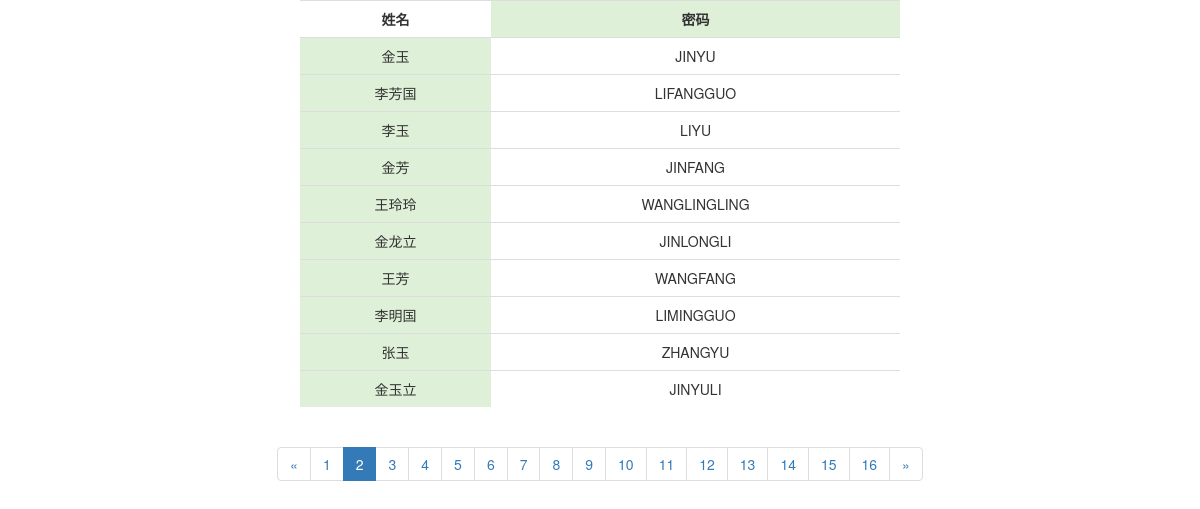
Screenshot of /?page=2 with the database file from the repository.
### testone/models.py (models this page shows)
class User(models.Model):
    name = models.CharField(max_length=20)
    password=models.CharField(max_length=30)

### testone/views.py (the view)
# urls.py: path("",views.index,name="index"),
def index(request):
    user_list=User.objects.all()
    paginator=Paginator(user_list,10)
    page=request.GET.get("page")
    currentPage=page;
    try:
        users=paginator.page(page)
    except PageNotAnInteger as identifier:
        users=paginator.page(1)
    except EmptyPage:
        users=paginator.page(paginator.num_pages)
    users.paginator
    paginator.page_range
    return render(request,"index.html",{"users":users})

### testone/templates/index.html (shortened to what this page needs)
{% load staticfiles %}
<!DOCTYPE html>
<html lang="en">
<head>
    <link rel="stylesheet" href="{% static '/bootstrap.min.css' %}">
</head>
<body>
<center>
        {% with paginator=users.paginator c=9 %}
    <table class="table table-hover  text-center" style="display: 0 auto;width: 50%;">
        <tr><th>姓名</th><th class="success">密码</th></tr>
        {% for i in users %}
      <tr><td class="success">{{i.name}}</td>
        <td>{{i.password | upper}}</td>
        </tr>
        {% endfor %}
    </table>
    <div>
        <ul class="pagination">
            {% if users.has_previous %}
            <li ><a href="/?page={{users.previous_page_number}}">&laquo;</a></li>
            {% else %}
            <li class="disabled"><a >&laquo;</a></li>
            {% endif %}
            {% for num in paginator.page_range %}
                {% if  num == users.number %}
                <li class="active success"><a href="#">{{num}}</a></li>
                {% else %}
                <li ><a href="?page={{num}}">{{num}}</a></li>
                {% endif %}
            {% endfor %}
            {% if users.has_next%}
                <li><a href="/?page={{users.next_page_number}}">&raquo;</a></li>
            {% else %}
            <li class="disabled"><a >&raquo;</a></li>
            {% endif %}
            </ul>
{%endwith%}
    </div>
</center>
</html>

### rows the page displays
User: name "金玉", password "JINYU"
User: name "李芳国", password "LIFANGGUO"
User: name "李玉", password "LIYU"
User: name "金芳", password "JINFANG"
User: name "王玲玲", password "WANGLINGLING"
User: name "金龙立", password "JINLONGLI"
User: name "王芳", password "WANGFANG"
User: name "李明国", password "LIMINGGUO"
User: name "张玉", password "ZHANGYU"
User: name "金玉立", password "JINYULI"

### other values shown
{{ num }} "1" "3" "4" "5" "6" "7" "8" "9" "10" "11" "12" "13" "14" "15" "16"
{{ num }} "2"
